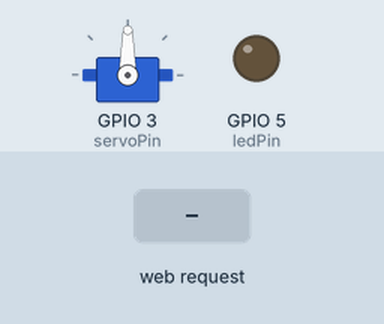
This sketch was run on a simulated ESP8266 (NodeMCU). Parts: servo, output pins drawn as LEDs (lit = HIGH). The test bench sets the inputs (shaded band). WiFi joins after 1.5 s; servers stay silent unless stated; what the sketch prints to the serial monitor is not drawn.

Above: at 2.7 s.
2.8 s: HTTP request GET /LED=ON received
At 3.5 s:
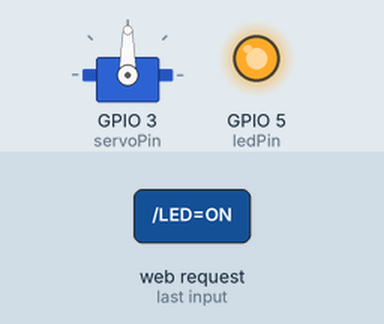
4.3 s: HTTP request GET /SERVO= received
At 4.6 s:
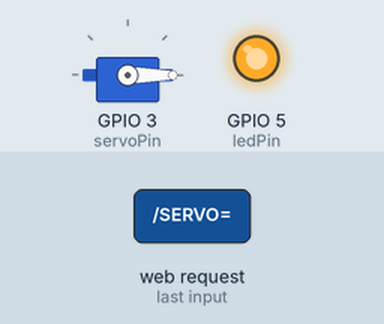
5.8 s: HTTP request GET /LED=OFF received
At 7.0 s:
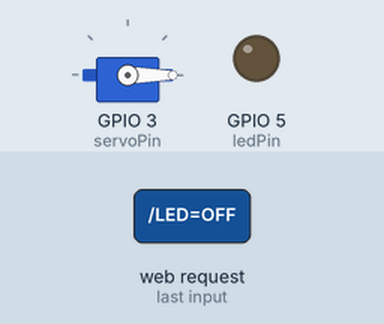
Timing chart, 0 to 8.8 s (numbered marks = the images above; inputs shaded):
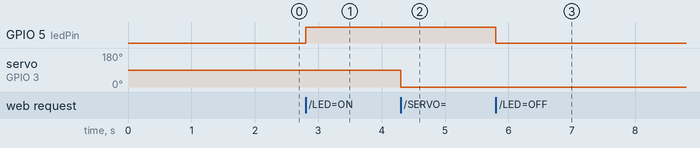

Measured:
- after the input at 2.8 s, GPIO 5 (ledPin): LOW → HIGH at once
- after the input at 4.3 s, servo on GPIO 3 (servoPin): 90° → 0° at once
- after the input at 5.8 s, GPIO 5 (ledPin): HIGH → LOW at once

The sketch:

esp8266servo.ino
```cpp
#include <ESP8266WiFi.h>
#include <Servo.h>


const char* ssid = "MAPACHE5";     // Cambia esto por tu red WiFi
const char* password = "aaaaaaaa"; // Cambia esto por tu contraseña

WiFiServer server(80);

const int ledPin = 5; // GPIO5 (D1 en NodeMCU)
const int servoPin = 3; // GPIO4 (D2 en NodeMCU)
Servo servoMotor;
int pulsoMinimo = 544;
int pulsoMaximo = 2400;
int angulo = 0;

void setup() {
  Serial.begin(115200);
  pinMode(ledPin, OUTPUT);
  digitalWrite(ledPin, LOW);
  servoMotor.attach(servoPin,pulsoMinimo,pulsoMaximo);
  servoMotor.write(90);

  // Conectar a WiFi
  WiFi.begin(ssid, password);
  while (WiFi.status() != WL_CONNECTED) {
    delay(100);
    Serial.print(".");
  }

  Serial.println("\nWiFi conectado.");
  Serial.print("Dirección IP: ");
  Serial.println(WiFi.localIP());

  server.begin();
}

void loop() {
  WiFiClient client = server.available();
  if (!client) return;

  Serial.println("Cliente conectado");
  String request = client.readStringUntil('\r');
  client.flush();

  // Control LED
  if (request.indexOf("/LED=ON") != -1) {
    digitalWrite(ledPin, HIGH);
  }
  if (request.indexOf("/LED=OFF") != -1) {
    digitalWrite(ledPin, LOW);
  }

  // Control Servo
  if (request.indexOf("/SERVO=") != -1) {
    int pos = request.substring(request.indexOf("=") + 1).toInt();
    servoMotor.write(pos);
  }

  // Enviar página web con AJAX
  client.println("HTTP/1.1 200 OK");
  client.println("Content-Type: text/html; charset=UTF-8");
  client.println("Connection: close");
  client.println();
  client.println("<!DOCTYPE html>");
  client.println("<html lang='es'><head>");
  client.println("<meta charset='UTF-8'>");
  client.println("<meta name='viewport' content='width=device-width, initial-scale=1'>");
  client.println("<title>ESP8266 AJAX</title>");

  // JavaScript con AJAX para evitar recargar la página
  client.println("<script>");
  client.println("function sendCommand(command) {");
  client.println("  var xhttp = new XMLHttpRequest();");
  client.println("  xhttp.open('GET', command, true);");
  client.println("  xhttp.send();");
  client.println("}");
  client.println("</script>");

  client.println("</head><body>");
  client.println("<h1>Control de LED y Servo</h1>");

  // Botones de control del LED con AJAX
  client.println("<button onclick=\"sendCommand('/LED=ON')\">Encender LED</button>");
  client.println("<button onclick=\"sendCommand('/LED=OFF')\">Apagar LED</button>");

  // Control del Servo con AJAX
  client.println("<p>Mover Servo:</p>");
  client.println("<button onclick=\"sendCommand('/SERVO=0')\">0°</button>");
  client.println("<button onclick=\"sendCommand('/SERVO=90')\">90°</button>");
  client.println("<button onclick=\"sendCommand('/SERVO=180')\">180°</button>");

  client.println("</body></html>");

  client.stop();
  Serial.println("Cliente desconectado");
}
```
